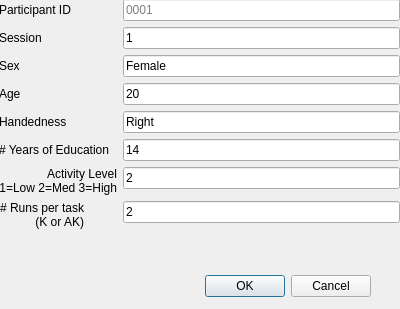
<?xml version="1.0" encoding="UTF-8"?>
<ui version="4.0">
 <class>ExperimentInfo</class>
 <widget class="QDialog" name="ExperimentInfo">
  <property name="geometry">
   <rect>
    <x>0</x>
    <y>0</y>
    <width>400</width>
    <height>309</height>
   </rect>
  </property>
  <property name="windowTitle">
   <string>Dialog</string>
  </property>
  <widget class="QDialogButtonBox" name="buttonBox">
   <property name="geometry">
    <rect>
     <x>30</x>
     <y>270</y>
     <width>341</width>
     <height>32</height>
    </rect>
   </property>
   <property name="orientation">
    <enum>Qt::Horizontal</enum>
   </property>
   <property name="standardButtons">
    <set>QDialogButtonBox::Cancel|QDialogButtonBox::Ok</set>
   </property>
  </widget>
  <widget class="QWidget" name="formLayoutWidget">
   <property name="geometry">
    <rect>
     <x>-1</x>
     <y>-1</y>
     <width>401</width>
     <height>267</height>
    </rect>
   </property>
   <layout class="QFormLayout" name="formLayout">
    <item row="0" column="0">
     <widget class="QLabel" name="pid_label">
      <property name="text">
       <string>Participant ID</string>
      </property>
     </widget>
    </item>
    <item row="0" column="1">
     <widget class="QLineEdit" name="pid">
      <property name="placeholderText">
       <string>0001</string>
      </property>
     </widget>
    </item>
    <item row="2" column="0">
     <widget class="QLabel" name="sex_label">
      <property name="text">
       <string>Sex</string>
      </property>
     </widget>
    </item>
    <item row="2" column="1">
     <widget class="QLineEdit" name="sex">
      <property name="text">
       <string>Female</string>
      </property>
      <property name="placeholderText">
       <string>Female</string>
      </property>
     </widget>
    </item>
    <item row="3" column="0">
     <widget class="QLabel" name="age_label">
      <property name="text">
       <string>Age</string>
      </property>
     </widget>
    </item>
    <item row="3" column="1">
     <widget class="QLineEdit" name="age">
      <property name="text">
       <string>20</string>
      </property>
      <property name="placeholderText">
       <string>20</string>
      </property>
     </widget>
    </item>
    <item row="4" column="0">
     <widget class="QLabel" name="hand_label">
      <property name="text">
       <string>Handedness</string>
      </property>
     </widget>
    </item>
    <item row="4" column="1">
     <widget class="QLineEdit" name="hand">
      <property name="text">
       <string>Right</string>
      </property>
      <property name="placeholderText">
       <string>Right</string>
      </property>
     </widget>
    </item>
    <item row="6" column="0">
     <widget class="QLabel" name="actl_label">
      <property name="text">
       <string>Activity Level
1=Low 2=Med 3=High</string>
      </property>
      <property name="textFormat">
       <enum>Qt::PlainText</enum>
      </property>
      <property name="scaledContents">
       <bool>false</bool>
      </property>
      <property name="alignment">
       <set>Qt::AlignRight|Qt::AlignTrailing|Qt::AlignVCenter</set>
      </property>
     </widget>
    </item>
    <item row="6" column="1">
     <widget class="QLineEdit" name="actl">
      <property name="text">
       <string>2</string>
      </property>
      <property name="placeholderText">
       <string>2</string>
      </property>
     </widget>
    </item>
    <item row="7" column="0">
     <widget class="QLabel" name="runs_label">
      <property name="maximumSize">
       <size>
        <width>16777215</width>
        <height>16777215</height>
       </size>
      </property>
      <property name="text">
       <string># Runs per task
(K or AK)</string>
      </property>
      <property name="textFormat">
       <enum>Qt::PlainText</enum>
      </property>
      <property name="alignment">
       <set>Qt::AlignRight|Qt::AlignTrailing|Qt::AlignVCenter</set>
      </property>
      <property name="wordWrap">
       <bool>true</bool>
      </property>
     </widget>
    </item>
    <item row="7" column="1">
     <widget class="QLineEdit" name="runs">
      <property name="text">
       <string>2</string>
      </property>
      <property name="placeholderText">
       <string>2</string>
      </property>
     </widget>
    </item>
    <item row="1" column="0">
     <widget class="QLabel" name="sess_label">
      <property name="text">
       <string>Session</string>
      </property>
     </widget>
    </item>
    <item row="1" column="1">
     <widget class="QLineEdit" name="sess">
      <property name="text">
       <string>1</string>
      </property>
      <property name="placeholderText">
       <string>1</string>
      </property>
     </widget>
    </item>
    <item row="5" column="1">
     <widget class="QLineEdit" name="edu">
      <property name="text">
       <string>14</string>
      </property>
      <property name="placeholderText">
       <string>12</string>
      </property>
     </widget>
    </item>
    <item row="5" column="0">
     <widget class="QLabel" name="edu_label">
      <property name="text">
       <string># Years of Education</string>
      </property>
     </widget>
    </item>
   </layout>
  </widget>
 </widget>
 <resources/>
 <connections>
  <connection>
   <sender>buttonBox</sender>
   <signal>accepted()</signal>
   <receiver>ExperimentInfo</receiver>
   <slot>accept()</slot>
   <hints>
    <hint type="sourcelabel">
     <x>248</x>
     <y>254</y>
    </hint>
    <hint type="destinationlabel">
     <x>157</x>
     <y>273</y>
    </hint>
   </hints>
  </connection>
  <connection>
   <sender>buttonBox</sender>
   <signal>rejected()</signal>
   <receiver>ExperimentInfo</receiver>
   <slot>reject()</slot>
   <hints>
    <hint type="sourcelabel">
     <x>316</x>
     <y>260</y>
    </hint>
    <hint type="destinationlabel">
     <x>286</x>
     <y>273</y>
    </hint>
   </hints>
  </connection>
 </connections>
</ui>
